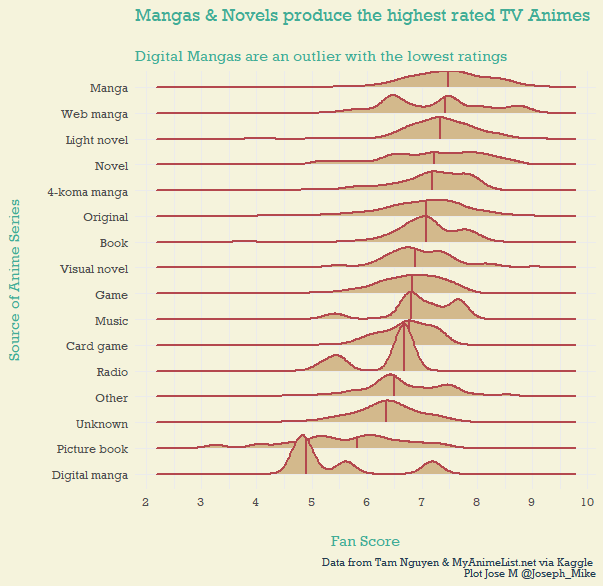

This figure's R source:
library(tidyverse)
library(ggthemes)
library(ggridges)
library(extrafont)


tidy_anime <- readr::read_csv("https://raw.githubusercontent.com/rfordatascience/tidytuesday/master/data/2019/2019-04-23/tidy_anime.csv")

tiny_tidy_anime <- tidy_anime %>% select(-synopsis, -background)

plot_data <-  tiny_tidy_anime %>% 
  filter( !is.na(score),
          !is.na(source)) 

#custom theme
my_font <- "Rockwell"
base_color <- "#f5f3dc"
font_color <- "#42ac96" # or #213549
my_theme <- theme(text = element_text(family = my_font, color = font_color),
                  rect = element_rect(fill = base_color, color = NA), 
                  plot.background = element_rect(fill = base_color, color = NA), 
                  panel.background = element_rect(fill = base_color, color = NA), 
                  panel.border = element_blank(),
                  legend.background = element_rect(fill = base_color, color = NA),
                  legend.key = element_rect(fill = base_color),
                  plot.caption = element_text(size = 8, color = "#223a4f"),
                  axis.title.x = element_text(margin = margin(20,0,0,0)),
                  axis.title.y = element_text(margin = margin(0,20,0,0)),
                  plot.title = element_text(margin = margin(0,0,20,0)))

theme_set(theme_minimal() + my_theme)

  
plot_data %>% 
  filter(type == "TV") %>% 
  ggplot(aes(score, reorder(source, score, median))) +
  geom_density_ridges(quantile_lines = TRUE,
                      quantiles = 2,
                      size = .75,
                      color = "#b4484e" ,
                      fill = "#d3b98c") +
  theme(legend.position = "none") +
  scale_x_continuous(breaks = seq(0,10,1)) +
  labs(title = "Mangas & Novels produce the highest rated TV Animes",
       subtitle = "Digital Mangas are an outlier with the lowest ratings",
       x = "Fan Score",
       y = "Source of Anime Series",
       caption = "Data from Tam Nguyen & MyAnimeList.net via Kaggle \nPlot Jose M @Joseph_Mike") 




  
